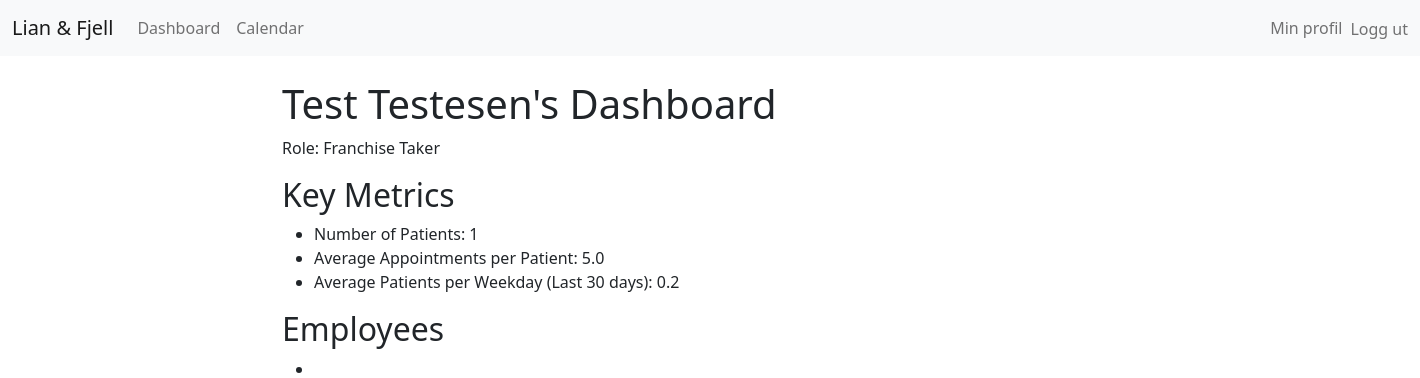
Page /auth/franchise_dashboard/ (signed in) on the committed database.
### authentication/models.py (models this page shows, shortened)
class Profile(models.Model):
    user = models.OneToOneField(User, on_delete=models.CASCADE)
    role = models.CharField(max_length=30, choices=[('franchise_taker', 'Franchise-taker'), ('employee', 'Ansatt')])
    key_metrics = models.JSONField(default=dict, blank=True, null=True)  # Gjør feltet ikke-obligatorisk

### authentication/views.py (the view)
# urls.py: path('franchise_dashboard/', views.franchise_dashboard_view, name='franchise_dashboard'),  # Legg til denne linjen
@login_required
def franchise_dashboard_view(request):
    user = request.user
    profile = user.profile
    clients = Client.objects.filter(psychologist=user)
    number_of_patients = clients.count()
    profile.key_metrics['number_of_patients'] = number_of_patients
    if number_of_patients > 0:
        total_appointments = Appointment.objects.filter(client__in=clients).count()
        average_appointments_per_patient = total_appointments / number_of_patients
    else:
        average_appointments_per_patient = 0
    profile.key_metrics['average_appointments_per_patient'] = average_appointments_per_patient
    start_date = now() - timedelta(days=30)
    appointments_last_30_days = Appointment.objects.filter(client__in=clients, date__gte=start_date)
    weekday_counts = [0] * 5  # Mandag til fredag
    for appointment in appointments_last_30_days:
        weekday = appointment.date.weekday()
        if weekday < 5:  # Mandag til fredag
            weekday_counts[weekday] += 1
    total_weekdays = (now().date() - start_date.date()).days
    num_weeks = total_weekdays // 7
    extra_days = total_weekdays % 7
    num_weekdays = num_weeks * 5 + min(extra_days, 5)
    if num_weekdays > 0:
        average_patients_per_weekday = sum(weekday_counts) / num_weekdays
    else:
        average_patients_per_weekday = 0
    profile.key_metrics['average_patients_per_weekday'] = format(average_patients_per_weekday, '.1f')
    groups = user.groups.all()
    employees = User.objects.filter(groups__in=groups).exclude(id=user.id)
    alarms = []
    for employee in employees:
        alarm_system = AlarmSystem(employee, start_date, num_weekdays)
        alarm_system.add_rule(rule_low_average_patients_per_weekday)
        alarm_system.add_rule(rule_no_recent_or_future_appointments)
        alarm_results = alarm_system.evaluate()
        is_alarm = any(alarm_results.values())
        alarms.append((employee, is_alarm))
    return render(request, 'authentication/franchise_dashboard.html', {
        'user': user,
        'profile': profile,
        'groups': groups,
        'alarms': alarms
    })

### authentication/alarm_system.py (called while the page is built)
def rule_low_average_patients_per_weekday(employee, start_date, num_weekdays):
    clients = Client.objects.filter(psychologist=employee)
    appointments_last_30_days = Appointment.objects.filter(client__in=clients, date__gte=start_date)
    weekday_counts = [0] * 5  # Mandag til fredag
    for appointment in appointments_last_30_days:
        weekday = appointment.date.weekday()
        if weekday < 5:  # Mandag til fredag
            weekday_counts[weekday] += 1
    if num_weekdays > 0:
        average_patients_per_weekday = sum(weekday_counts) / num_weekdays
    else:
        average_patients_per_weekday = 0
    return average_patients_per_weekday < 3.5

def rule_no_recent_or_future_appointments(employee, start_date, num_weekdays):
    clients = Client.objects.filter(psychologist=employee)
    end_date = now()
    clients_without_recent_or_future_appointments = clients.exclude(
        appointment__date__gte=start_date,
        appointment__date__lte=end_date
    ).distinct()
    return clients_without_recent_or_future_appointments.exists()

    def add_rule(self, rule):
        self.rules.append(rule)

    def evaluate(self):
        alarms = {}
        for rule in self.rules:
            alarms[rule.__name__] = rule(self.employee, self.start_date, self.num_weekdays)
        return alarms

### authentication/templates/authentication/franchise_dashboard.html (shortened to what this page needs)
{% extends 'base.html' %}
{% block content %}
<h1>{{ user.get_full_name }}'s Dashboard</h1>
<p>Role: Franchise Taker</p>
<h2>Key Metrics</h2>
<ul>
    <li>Number of Patients: {{ profile.key_metrics.number_of_patients }}</li>
    <li>Average Appointments per Patient: {{ profile.key_metrics.average_appointments_per_patient }}</li>
    <li>Average Patients per Weekday (Last 30 days): {{ profile.key_metrics.average_patients_per_weekday }}</li>
</ul>
<h2>Employees</h2>
<ul>
    {% for employee, alarm in alarms %}
    <li>
    </li>
    {% endfor %}
</ul>
{% endblock %}

### rows in the picture
Profile: key_metrics.number_of_patients "1", key_metrics.average_appointments_per_patient "5.0", key_metrics.average_patients_per_weekday "0.2"

### other values in the picture
{{ user.get_full_name }} "Test Testesen"
